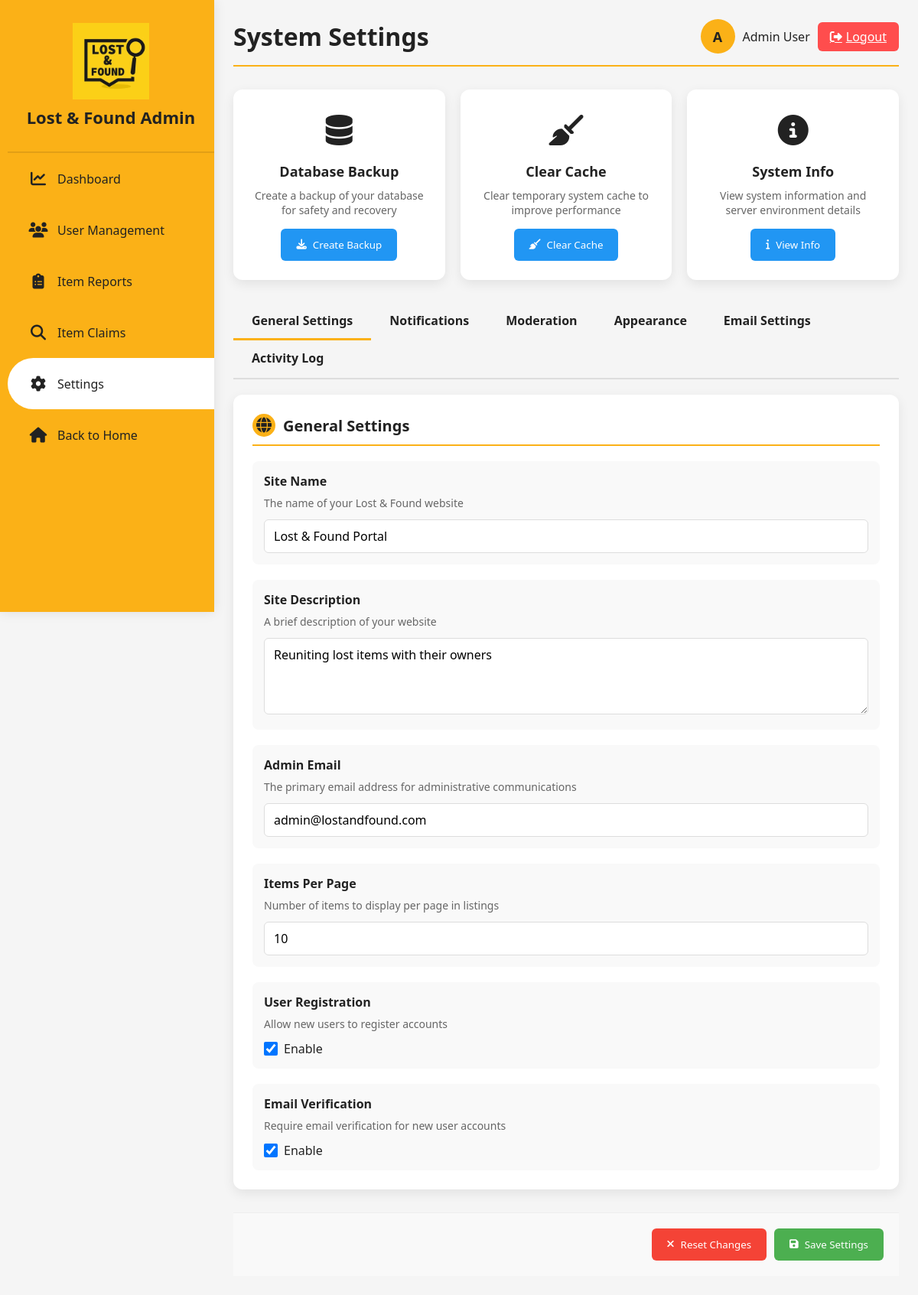
/settings.php (signed in), run on the app's committed database.
### tables this page shows
CREATE TABLE IF NOT EXISTS system_settings (
    id INT(11) NOT NULL AUTO_INCREMENT,
    setting_key VARCHAR(100) NOT NULL,
    setting_value TEXT,
    setting_group VARCHAR(50) DEFAULT 'general',
    setting_type ENUM('text', 'number', 'boolean', 'select', 'textarea') DEFAULT 'text',
    options TEXT,
    label VARCHAR(100) NOT NULL,
    description TEXT,
    display_order INT(11) DEFAULT 0,
    is_public BOOLEAN DEFAULT FALSE,
    created_at TIMESTAMP DEFAULT CURRENT_TIMESTAMP,
    updated_at TIMESTAMP DEFAULT CURRENT_TIMESTAMP ON UPDATE CURRENT_TIMESTAMP,
    PRIMARY KEY (id),
    UNIQUE KEY setting_key (setting_key)
);

### settings.php (the view, shortened to what this page needs)
<?php
$servername = "localhost";
$username = "root";
$password = "";
$dbname = "lostfounddb";
$conn = new mysqli($servername, $username, $password, $dbname);
$settings = [];
$sql = "SELECT * FROM system_settings ORDER BY setting_group, display_order";
$result = $conn->query($sql);
if ($result && $result->num_rows > 0) {
    while($row = $result->fetch_assoc()) {
        $settings[$row['setting_group']][] = $row;
    }
}
?>
<!DOCTYPE html>
<html lang="en">
<head>
    <link rel="stylesheet" href="https://cdnjs.cloudflare.com/ajax/libs/font-awesome/6.4.0/css/all.min.css">
</head>
<body>
    <div class="container">
        <div class="navigation">
            <a href="#" class="logo-link">
                <span class="icon">
                    <img src="logo2.png" alt="Logo">
                </span>
                <span class="logo-text">Lost & Found Admin</span>
            </a>
            <ul>
                <li>
                    <a href="admindashboard.php">
                        <span class="icon"><i class="fas fa-chart-line"></i></span>
                        <span class="title">Dashboard</span>
                    </a>
                </li>
                <li>
                    <a href="usermanagement.php">
                        <span class="icon"><i class="fas fa-users"></i></span>
                        <span class="title">User Management</span>
                    </a>
                </li>
                <li>
                    <a href="itemreports.php">
                        <span class="icon"><i class="fas fa-clipboard-list"></i></span>
                        <span class="title">Item Reports</span>
                    </a>
                </li>
                <li>
                    <a href="itemclaims.php">
                        <span class="icon"><i class="fas fa-search"></i></span>
                        <span class="title">Item Claims</span>
                    </a>
                </li>
                <li>
                    <a href="#" class="active">
                        <span class="icon"><i class="fas fa-cog"></i></span>
                        <span class="title">Settings</span>
                    </a>
                </li>
                <li>
                    <a href="home.html">
                        <span class="icon"><i class="fas fa-home"></i></span>
                        <span class="title">Back to Home</span>
                    </a>
                </li>
            </ul>
        </div>
        <div class="main-content">
            <div class="dashboard-header">
                <h1 class="dashboard-title">System Settings</h1>
                <div style="display: flex; align-items: center;">
                    <div class="user-welcome">
                        <div class="user-avatar">A</div>
                        <div>Admin User</div>
                    </div>
                    <a href="logout.php" class="logout-btn">
                        <i class="fas fa-sign-out-alt"></i> Logout
                    </a>
                </div>
            </div>
            <div class="system-actions">
                <div class="action-card fade-in">
                    <div class="action-icon"><i class="fas fa-database"></i></div>
                    <div class="action-title">Database Backup</div>
                    <div class="action-description">Create a backup of your database for safety and recovery</div>
                    <form method="POST" action="">
                        <button type="submit" name="create_backup" class="btn btn-info">
                            <i class="fas fa-download"></i> Create Backup
                        </button>
                    </form>
                </div>
                <div class="action-card fade-in">
                    <div class="action-icon"><i class="fas fa-broom"></i></div>
                    <div class="action-title">Clear Cache</div>
                    <div class="action-description">Clear temporary system cache to improve performance</div>
                    <form method="POST" action="">
                        <button type="submit" name="clear_cache" class="btn btn-info">
                            <i class="fas fa-broom"></i> Clear Cache
                        </button>
                    </form>
                </div>
                <div class="action-card fade-in">
                    <div class="action-icon"><i class="fas fa-info-circle"></i></div>
                    <div class="action-title">System Info</div>
                    <div class="action-description">View system information and server environment details</div>
                    <button type="button" class="btn btn-info" onclick="alert('System information would be displayed here in a complete implementation.')">
                        <i class="fas fa-info"></i> View Info
                    </button>
                </div>
            </div>
            <div class="tabs">
                <div class="tab active" data-tab="general">General Settings</div>
                <div class="tab" data-tab="notifications">Notifications</div>
                <div class="tab" data-tab="moderation">Moderation</div>
                <div class="tab" data-tab="appearance">Appearance</div>
                <div class="tab" data-tab="email">Email Settings</div>
                <div class="tab" data-tab="activity">Activity Log</div>
            </div>
            <form method="POST" action="">
                <div class="tab-content active" id="general-tab">
                    <div class="settings-container fade-in">
                        <div class="settings-group">
                            <h2 class="settings-group-title">
                                <span class="settings-group-icon"><i class="fas fa-globe"></i></span>
                                General Settings
                            </h2>
                            <?php if (isset($settings['general'])): ?>
                                <?php foreach ($settings['general'] as $setting): ?>
                                    <div class="setting-item">
                                        <label class="setting-label" for="setting_<?php echo $setting['setting_key']; ?>">
                                            <?php echo $setting['label']; ?>
                                        </label>
                                        <?php if (!empty($setting['description'])): ?>
                                            <div class="setting-description"><?php echo $setting['description']; ?></div>
                                        <?php endif; ?>
                                        <?php if ($setting['setting_type'] == 'text'): ?>
                                            <input type="text"
                                                   id="setting_<?php echo $setting['setting_key']; ?>"
                                                   name="setting_<?php echo $setting['setting_key']; ?>"
                                                   class="setting-input"
                                                   value="<?php echo htmlspecialchars($setting['setting_value']); ?>">
                                        <?php elseif ($setting['setting_type'] == 'textarea'): ?>
                                            <textarea id="setting_<?php echo $setting['setting_key']; ?>"
                                                      name="setting_<?php echo $setting['setting_key']; ?>"
                                                      class="setting-textarea"><?php echo htmlspecialchars($setting['setting_value']); ?></textarea>
                                        <?php elseif ($setting['setting_type'] == 'number'): ?>
                                            <input type="number"
                                                   id="setting_<?php echo $setting['setting_key']; ?>"
                                                   name="setting_<?php echo $setting['setting_key']; ?>"
                                                   class="setting-input"
                                                   value="<?php echo htmlspecialchars($setting['setting_value']); ?>">
                                        <?php elseif ($setting['setting_type'] == 'boolean'): ?>
                                            <label class="checkbox-label">
                                                <input type="checkbox"
                                                       id="setting_<?php echo $setting['setting_key']; ?>"
                                                       name="setting_<?php echo $setting['setting_key']; ?>"
                                                       class="setting-checkbox"
                                                       value="1"
                                                       <?php echo $setting['setting_value'] == '1' ? 'checked' : ''; ?>>
                                                Enable
                                            </label>
                                        <?php endif; ?>
                                    </div>
                                <?php endforeach; ?>
                            <?php endif; ?>
                        </div>
                    </div>
                </div>
                <div class="form-actions">
                    <button type="reset" class="btn btn-danger">
                        <i class="fas fa-times"></i> Reset Changes
                    </button>
                    <button type="submit" class="btn btn-success">
                        <i class="fas fa-save"></i> Save Settings
                    </button>
                </div>
            </form>
        </div>
    </div>
</body>
</html>

### data on the page
system_settings: label "Site Name", description "The name of your Lost & Found website", setting_value "Lost & Found Portal"
system_settings: label "Site Description", description "A brief description of your website", setting_key+setting_value "Reuniting lost items with their owners"
system_settings: label "Admin Email", description "The primary email address for administrative communications", setting_value "admin@lostandfound.com"
system_settings: label "Items Per Page", description "Number of items to display per page in listings", setting_value "10"
system_settings: label "User Registration", description "Allow new users to register accounts", setting_value "☑"
system_settings: label "Email Verification", description "Require email verification for new user accounts", setting_value "☑"
